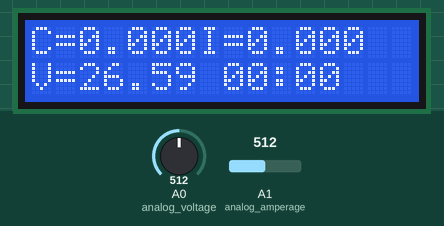
This sketch was run on a simulated Arduino Uno, built with avr-gcc and run on an emulated ATmega328P. On the bench: 16×2 character LCD. Inputs (shaded band) come from the test bench; at power-on: A0 (analog_voltage) = 512, A1 (analog_amperage) = 512.

Above: at 2.6 s.
2.7 s: A0 (analog_voltage) set to 716
At 5.2 s:
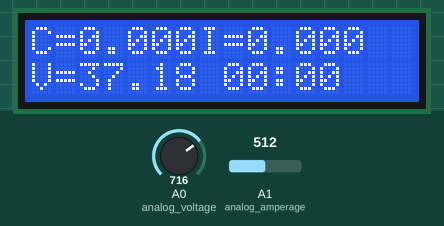
5.5 s: A1 (analog_amperage) set to 716
At 6.8 s:
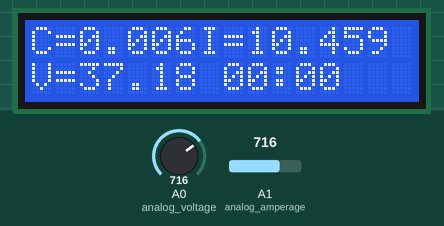
8.5 s: A0 (analog_voltage) set to 900
At 11.0 s:
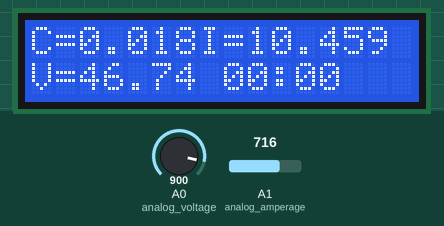
11.5 s: A1 (analog_amperage) set to 900
At 12.5 s:
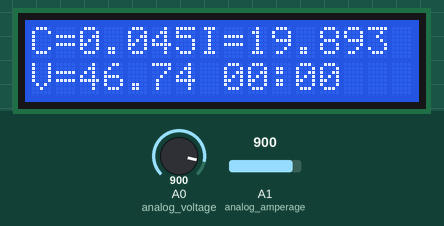
14.5 s: A0 (analog_voltage) set to 1010
At 16.7 s:
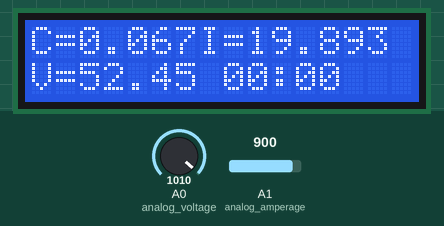
17.5 s: A1 (analog_amperage) set to 1010
At 18.3 s:
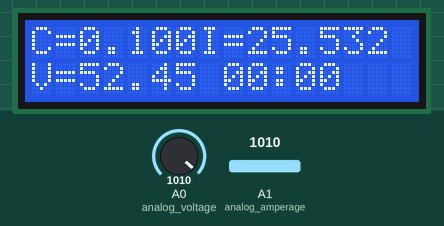
Timing chart, 0 to 20.5 s (numbered marks = the images above; inputs shaded):
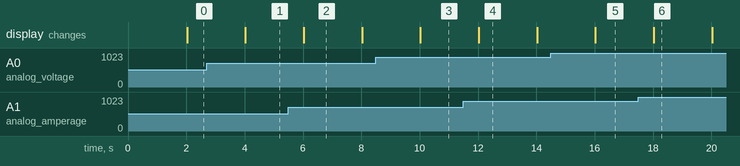

Measured:
- after the input at 2.7 s, the display: changes after 1.3 s (image 1)
- after the input at 5.5 s, the display: changes after 0.52 s (image 2)
- after the input at 8.5 s, the display: changes after 1.5 s (image 3)
- after the input at 14.5 s, the display: changes after 1.5 s (image 5)
- what the display in image 2 shows lasts 2.0 s, from 6.0 s to 8.0 s

The sketch:

capasating_nov05_2021.ino
```cpp
#include <Wire.h>
#include <LiquidCrystal_I2C.h>
LiquidCrystal_I2C lcd(0x3f,16,2);
#define analog_amperage A1
#define analog_voltage A0
float seconds=0.00028;
uint32_t timer_s;
uint32_t timer;
uint32_t mm;
uint32_t hh;
uint32_t globh=3600000000;
int mVperAmp = 100; // use 185 for 5A Module, 100 for 20A Module, 66 for 30A Module
int RawValue= 0;
int Volts=0;
int ACSoffset = 2500;
float VoltageLoc = 0.0;
float Amps = 0.0;
float Voltage_0=0.0;
float C=0.0;
float input_volt = 0.0;
float temp=0.0;
float r1=5700.0; //значение R1, здесь вы можете установить своё значение
float r2=631.0; //значение R2, здесь вы можете установить своё значение
void setup()
{
Serial.begin(115200);
lcd.init();
lcd.backlight();
lcd.clear();
lcd.setCursor(8,1);
lcd.print("00:00");
}

void loop() {
int analogvalue = analogRead(analog_voltage);
temp = (analogvalue * 5.0) / 1024.0; // Формула для преобразования аналогового сигнала в напряжения
input_volt = (temp / (r2/(r1+r2)))*1.06; // Формула коррекции напряжения с учётом делителя
RawValue = analogRead(analog_amperage);
VoltageLoc = (RawValue / 1024.0) * 5000;
Amps = (((VoltageLoc - ACSoffset) / mVperAmp)*1.05);

if((millis()-timer_s>=1000)&&Amps>=0.01)
{timer_s=millis();
seconds=seconds+0.00028;}

C=Amps*seconds;

if(millis()-mm>=60000)
{mm=millis();
lcd.clear();
lcd.setCursor(9,1);
lcd.print(':');
lcd.print(millis()/60000)/*/60000)*/;}

if(millis()-hh>=globh)
{hh=millis();
lcd.clear();
lcd.setCursor(7,1);
lcd.print(millis()/globh)/*/3600000000)*/;}

if(millis()-timer>=2000)
{timer=millis();
lcd.setCursor(0,0);
lcd.print("C=");
//lcd.setCursor(2,0);
lcd.print(C,3);
//lcd.setCursor(5,0);
lcd.print("I=");
lcd.print(Amps,3);
lcd.setCursor(0,1);
lcd.print("V=");
lcd.print(input_volt,2);
//lcd.setCursor(10,0);

/*Serial.print("time is   ");
Serial.print(seconds);
Serial.print("\t Amps = ");
Serial.print(Amps,8);
Serial.print("\t Ёмкость = ");
Serial.println(C,8);}*/
}
}
```
